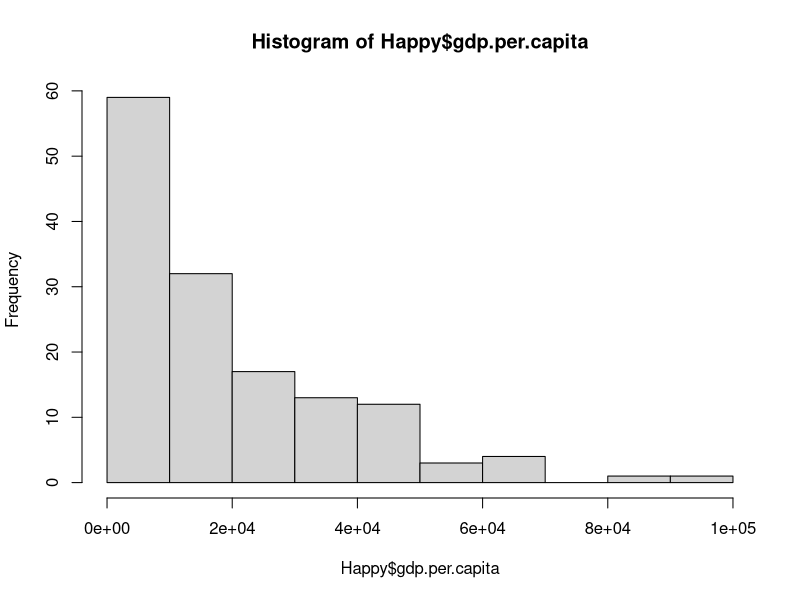
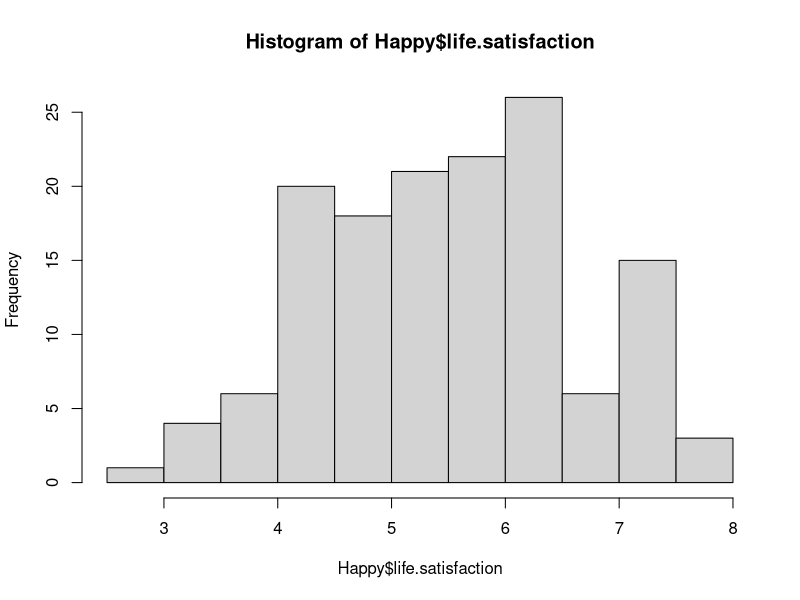

Write R code to recreate these figures, in order. (Note: this script raises an error after producing the figures.)
## ---- chunk 1
knitr::opts_chunk$set(echo = TRUE,
                      warning = FALSE,
                      message = FALSE)
## ---- chunk 2
# input dataset ke dalam R
Happy <- read.csv("GDP vs Happiness.csv")
## ---- chunk 3
# melihat 6 data awal
head(Happy)

# melihat variabel apa saja yang ada di dataset dan tipe data tiap variabelnya
str(Happy)
## ---- chunk 4
Happy <- Happy[,-1]
head(Happy)
## ---- chunk 5
colSums(is.na(Happy))
## ---- chunk 6
summary(Happy)
## ---- chunk 7
# membuat histogram gdp.per.capita
hist(Happy$gdp.per.capita)
## ---- chunk 8
# membuat histogram life.satisfaction
hist(Happy$life.satisfaction)
## ---- chunk 9
# uji kenormalan variabel gpd.per.capita
shapiro.test(Happy$gdp.per.capita)

# uji kenormalam variabel life.satisfaction
shapiro.test(Happy$life.satisfaction)
## ---- chunk 10
boxplot(Happy)

# melihat data gdp.per.capita yang out memiliki angka berapa
boxplot(Happy$gdp.per.capita)$out
## ---- chunk 11
library(ggplot2)
ggplot(Happy,
       aes(y=life.satisfaction)) +
  geom_line(aes(x=gdp.per.capita), color="black")
## ---- chunk 12
cor(Happy$gdp.per.capita, Happy$life.satisfaction,method = "spearman")
## ---- chunk 13
model_reg <- lm(life.satisfaction~gdp.per.capita, data = Happy)
## ---- chunk 14
summary(model_reg)
## ---- chunk 15
library(MLmetrics)
MSE(model_reg$fitted.values, Happy$life.satisfaction)
MAPE(model_reg$fitted.values, Happy$life.satisfaction)
